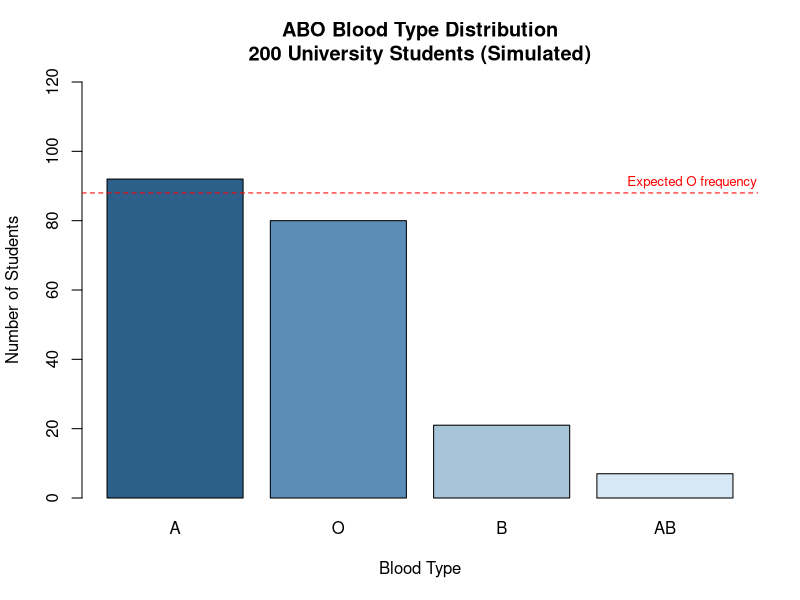
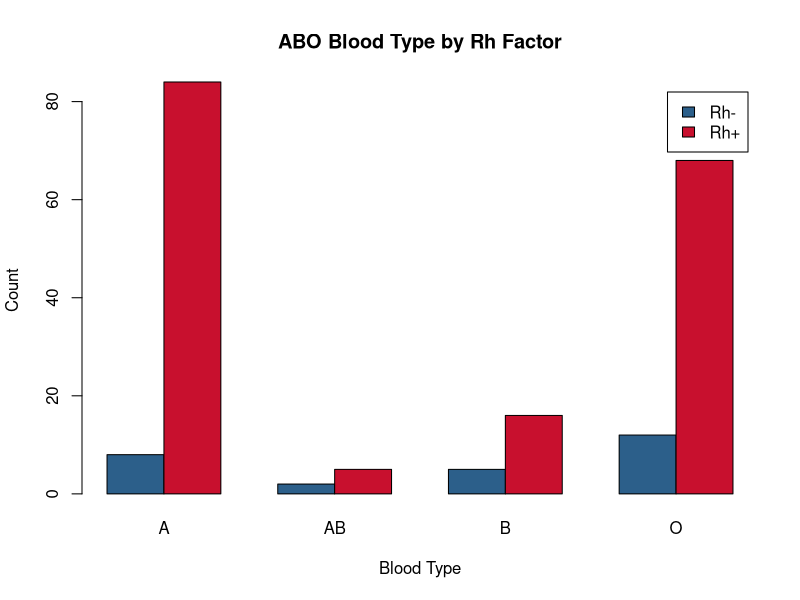
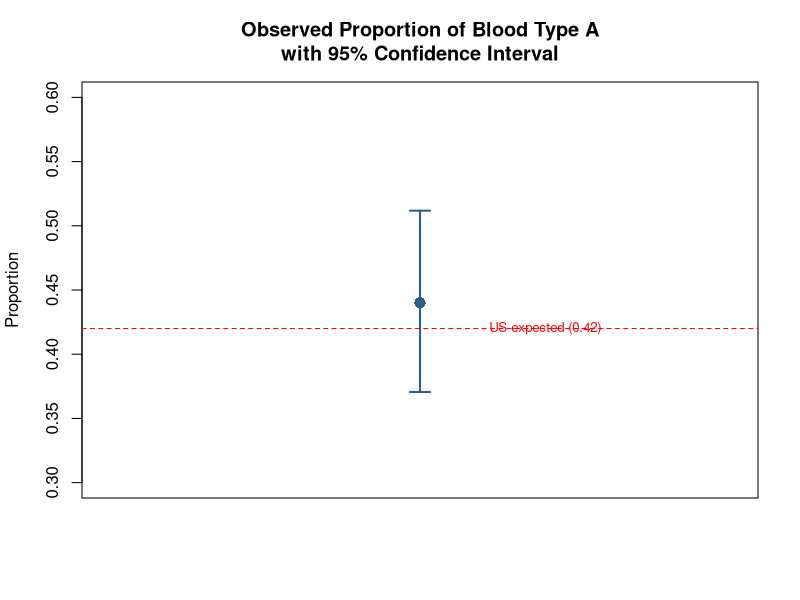
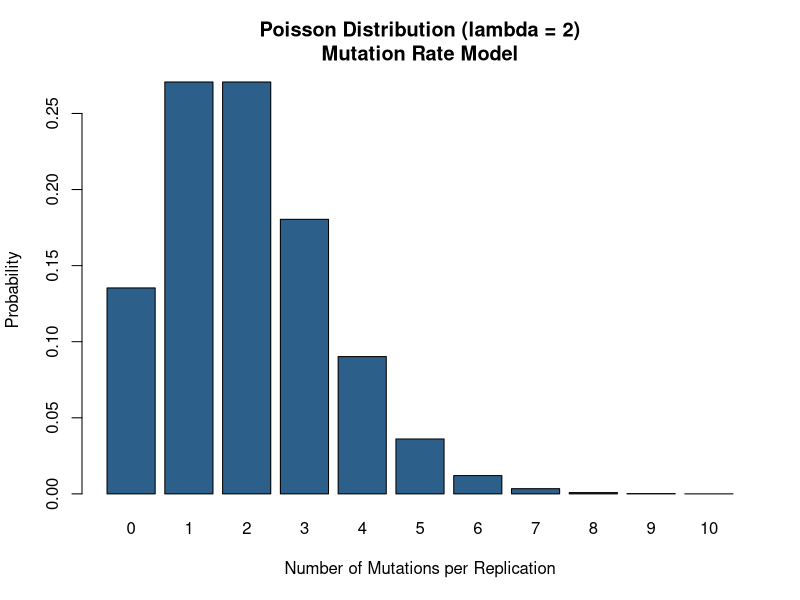
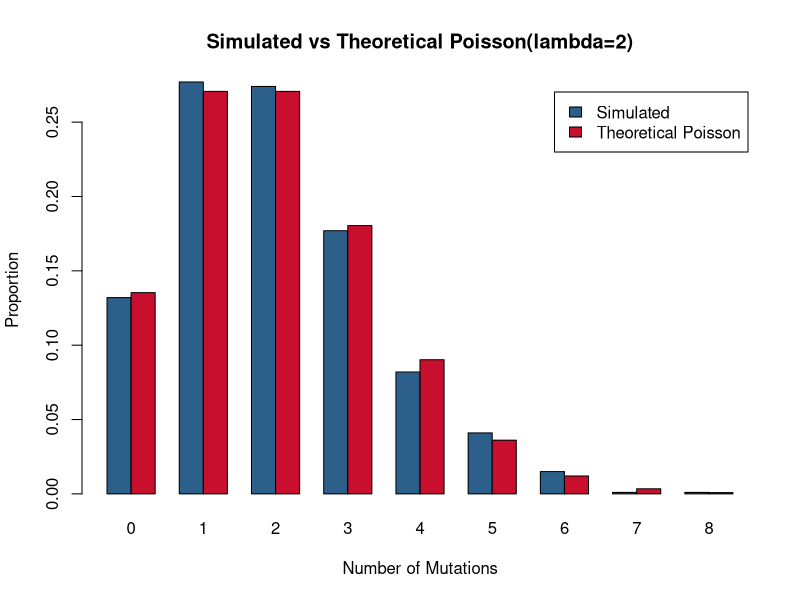
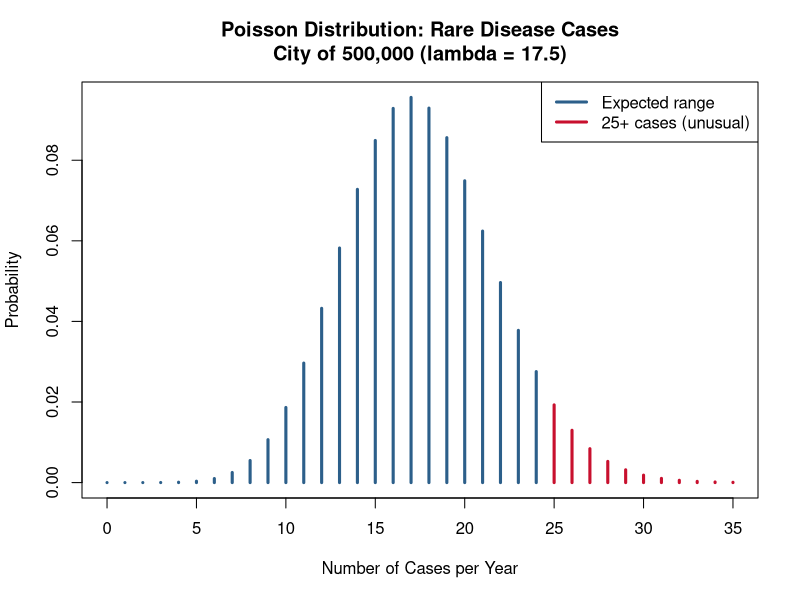

The R script that drew these images, in order:
## ---- chunk 1
knitr::opts_chunk$set(echo = TRUE)
## ---- chunk 2
# Simulated blood type data from 200 students
set.seed(42)
blood_types <- sample(
  x       = c("O", "A", "B", "AB"),
  size    = 200,
  replace = TRUE,
  prob    = c(0.44, 0.42, 0.10, 0.04)
)

# First six observations
head(blood_types, 20)
## ---- chunk 3
# Count how many students fall into each blood type
bt_counts <- table(blood_types)
bt_counts
## ---- chunk 4
# Sort from most to least common
sort(bt_counts, decreasing = TRUE)
## ---- chunk 5
# Convert counts to proportions (values between 0 and 1)
bt_props <- prop.table(bt_counts)
round(bt_props, 3)
## ---- chunk 6
# Convert to percentages
round(bt_props * 100, 1)
## ---- chunk 7
# Order by frequency for a cleaner plot
bt_ordered <- sort(bt_counts, decreasing = TRUE)

barplot(bt_ordered,
        col    = c("#2C5F8A", "#5B8DB8", "#A8C4D9", "#D6E8F5"),
        ylab   = "Number of Students",
        xlab   = "Blood Type",
        main   = "ABO Blood Type Distribution\n200 University Students (Simulated)",
        ylim   = c(0, 120))

# Add reference line at expected US frequency
abline(h = 200 * 0.44, col = "red", lty = 2)
text(4.5, 200 * 0.44 + 3, "Expected O frequency", col = "red", cex = 0.8)
## ---- chunk 8
set.seed(7)
rh_factor <- sample(c("Rh+", "Rh-"), size = 200, replace = TRUE, prob = c(0.85, 0.15))

# Two-way table: blood type by Rh factor
two_way <- table(blood_types, rh_factor)
two_way
## ---- chunk 9
# Row proportions: within each blood type, what fraction is Rh+?
round(prop.table(two_way, margin = 1), 3)
## ---- chunk 10
# Visualise as a grouped bar chart
barplot(t(two_way),
        beside  = TRUE,
        col     = c("#2C5F8A", "#C8102E"),
        legend  = rownames(t(two_way)),
        xlab    = "Blood Type",
        ylab    = "Count",
        main    = "ABO Blood Type by Rh Factor")
## ---- chunk 11
# 88 successes (type A) out of 200 students
result <- prop.test(x = 88, n = 200, conf.level = 0.95)
result
## ---- chunk 12
# Extract just the confidence interval
result$conf.int
## ---- chunk 13
# Extract the point estimate (sample proportion)
result$estimate
## ---- chunk 14
# H₀: true proportion of type A = 0.42
# H₁: true proportion ≠ 0.42
prop.test(x = 88, n = 200, p = 0.42, conf.level = 0.95)
## ---- chunk 15
# Visualise: observed proportion with CI
obs_prop <- 88 / 200
ci       <- prop.test(88, 200)$conf.int

plot(x    = 1,
     y    = obs_prop,
     xlim = c(0.5, 1.5),
     ylim = c(0.30, 0.60),
     pch  = 16, cex = 1.5,
     col  = "#2C5F8A",
     xaxt = "n",
     xlab = "",
     ylab = "Proportion",
     main = "Observed Proportion of Blood Type A\nwith 95% Confidence Interval")
arrows(1, ci[1], 1, ci[2], angle = 90, code = 3, length = 0.1, col = "#2C5F8A", lwd = 2)
abline(h = 0.42, col = "red", lty = 2)
text(1.2, 0.42, "US expected (0.42)", col = "red", cex = 0.8)
## ---- chunk 16
# Suppose the spontaneous mutation rate is 2 mutations per genome replication (lambda = 2)
lambda <- 2

# P(exactly 0 mutations)
dpois(0, lambda = lambda)
## ---- chunk 17
# P(exactly 3 mutations)
dpois(3, lambda = lambda)
## ---- chunk 18
# Full probability distribution: P(0 through 10 mutations)
k        <- 0:10
probs    <- dpois(k, lambda = lambda)
names(probs) <- k
round(probs, 4)
## ---- chunk 19
# Visualise the distribution
barplot(probs,
        names.arg = k,
        col       = "#2C5F8A",
        xlab      = "Number of Mutations per Replication",
        ylab      = "Probability",
        main      = paste0("Poisson Distribution (lambda = ", lambda, ")\nMutation Rate Model"))
## ---- chunk 20
# P(3 or fewer mutations) — cumulative
ppois(3, lambda = lambda)
## ---- chunk 21
# P(more than 5 mutations) — upper tail
ppois(5, lambda = lambda, lower.tail = FALSE)
## ---- chunk 22
# Simulate 1000 genome replications, each with lambda = 2 mutations
set.seed(123)
simulated_mutations <- rpois(1000, lambda = 2)

cat("Mean mutations per replication:    ", round(mean(simulated_mutations), 3), "\n")
cat("Variance of mutations:             ", round(var(simulated_mutations), 3), "\n")
cat("(For Poisson, mean ≈ variance)\n")
## ---- chunk 23
# Compare simulated data to theoretical Poisson
obs_freq   <- table(simulated_mutations) / 1000
theory_prob <- dpois(as.numeric(names(obs_freq)), lambda = 2)

barplot(rbind(obs_freq, theory_prob),
        beside    = TRUE,
        col       = c("#2C5F8A", "#C8102E"),
        legend    = c("Simulated", "Theoretical Poisson"),
        xlab      = "Number of Mutations",
        ylab      = "Proportion",
        main      = "Simulated vs Theoretical Poisson(lambda=2)")
## ---- chunk 24
# Expected cases in a city of 500,000
lambda_city <- 3.5 * (500000 / 100000)
cat("Expected cases per year:", lambda_city, "\n")
## ---- chunk 25
# Probability of 25 or more cases
p_25_plus <- ppois(24, lambda = lambda_city, lower.tail = FALSE)
cat("P(25 or more cases):", round(p_25_plus, 4), "\n")
## ---- chunk 26
# Plot the distribution across plausible outcomes
k_range <- 0:35
plot(k_range, dpois(k_range, lambda = lambda_city),
     type = "h",
     lwd  = 3,
     col  = ifelse(k_range >= 25, "#C8102E", "#2C5F8A"),
     xlab = "Number of Cases per Year",
     ylab = "Probability",
     main = "Poisson Distribution: Rare Disease Cases\nCity of 500,000 (lambda = 17.5)")
legend("topright",
       legend = c("Expected range", "25+ cases (unusual)"),
       col    = c("#2C5F8A", "#C8102E"),
       lty    = 1, lwd = 3)
